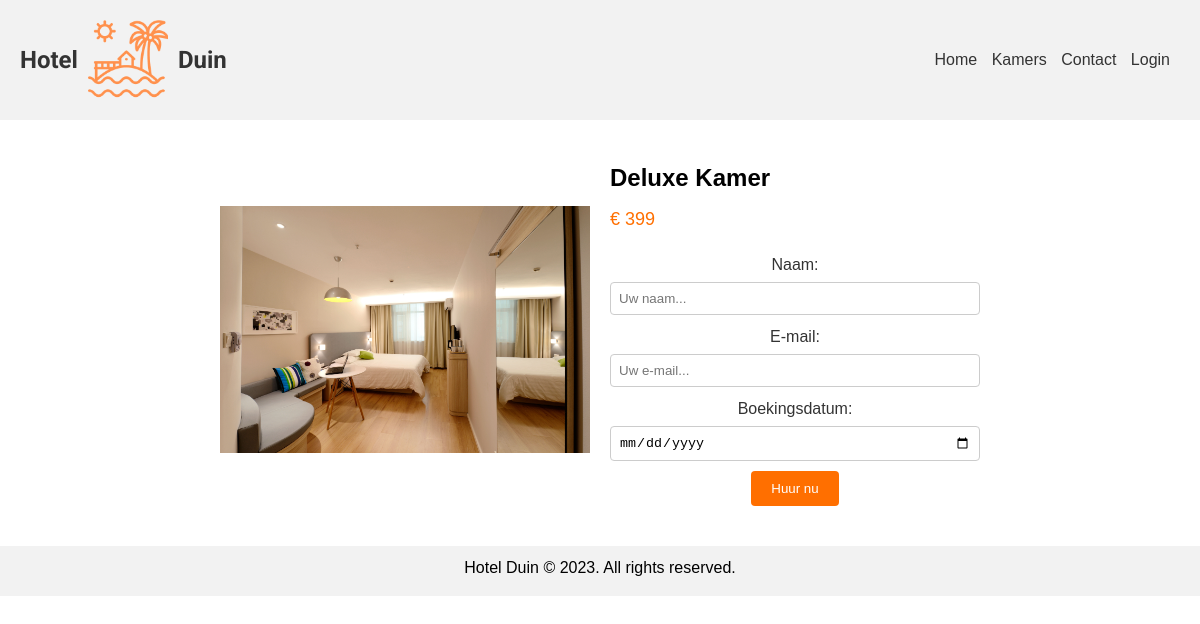
The page /huur.php?id=2 on the database its author committed.
### tables this page shows
CREATE TABLE `kamer` (
  `id` int(255) NOT NULL,
  `naam` varchar(255) NOT NULL,
  `afbeelding` varchar(255) NOT NULL,
  `prijs` decimal(65,0) NOT NULL,
  `beschrijving` text NOT NULL,
  `bonus` text NOT NULL
);

### huur.php (the view, shortened to what this page needs)
<?php
include 'resources/db_connect.php';
if ($_SERVER["REQUEST_METHOD"] == "GET") {
    $roomId = $_GET['id'];
    $sql = "SELECT * FROM kamer WHERE id = :roomId";
    $stmt = $conn->prepare($sql);
    $stmt->bindParam(':roomId', $roomId);
    $stmt->execute();
    $room = $stmt->fetch(PDO::FETCH_ASSOC);
    ?>
    <!DOCTYPE html>
    <html>
    <head>
    <link rel="stylesheet" href="./style.css">
</head>
    <body>
        <?php include 'resources/header.php';?>
<main>
<div class="container-room">
            <div class="room-container">
                <div class="room-images">
                    <img src="images/<?php echo $room['afbeelding']; ?>" alt="<?php echo $room['naam']; ?>">
                </div>
                <div class="room-details">
                    <h2 class="room-title"><?php echo $room['naam']; ?></h2>
                    <p class="price">€ <?php echo $room['prijs']; ?></p>
                    <form method="POST" action="huren_verwerken.php">
                        <label for="naam">Naam:</label>
                        <input placeholder="Uw naam..." type="text" name="naam" required>
                        <label for="email">E-mail:</label>
                        <input placeholder="Uw e-mail..." type="email" name="email" required>
                        <label for="boekingsdatum">Boekingsdatum:</label>
                        <input type="date" name="boekingsdatum" required>
                        <input type="submit" value="Huur nu">
                    </form>
                </div>
            </div>
        </div>
</main>
    </body>
    <?php include 'resources/footer.php';?>
    </html>
    <?php
} else {
    echo 'Ongeldige aanvraag.';
}
?>

### style.css (style rules this page uses)
* { margin: 0; padding: 0; box-sizing: border-box; }
body { font-family: Arial, sans-serif; line-height: 1.5; }
main { padding: 20px; }
h2 { font-size: 36px; margin: 0; }
p { margin-bottom: 20px; }
form { text-align: center; }
form label { display: block; margin-bottom: 5px; color: #333; }
form input[type="text"], form input[type="email"], form input[type="date"] { width: 100%; padding: 8px; margin-bottom: 10px; border: 1px solid #ccc; border-radius: 4px; }
form input[type="submit"] { display: inline-block; padding: 10px 20px; background-color: #FF6F00; color: #fff; text-decoration: none; border-radius: 4px; transition: background-color 0.3s; cursor: pointer; }
.container-room { max-width: 800px; margin: 0 auto; padding: 20px; }
.room-container { display: flex; align-items: center; }
.room-images { flex: 1; margin-right: 20px; }
.room-details { flex: 1; }
.room-title { font-size: 24px; margin-bottom: 10px; }
.price { font-size: 18px; margin-bottom: 10px; color: #FF6F00; }
form { margin-top: 20px; }
label { display: block; margin-bottom: 5px; }
input[type="text"], input[type="email"], input[type="date"] { width: 100%; padding: 10px; margin-bottom: 10px; }
input[type="submit"] { padding: 10px 20px; background-color: #FF6F00; color: #fff; border: none; cursor: pointer; }
.room-images img { max-width: 100%; height: auto; }

### rows shown on the page
kamer: afbeelding (picture), naam "Deluxe Kamer", prijs "399"
